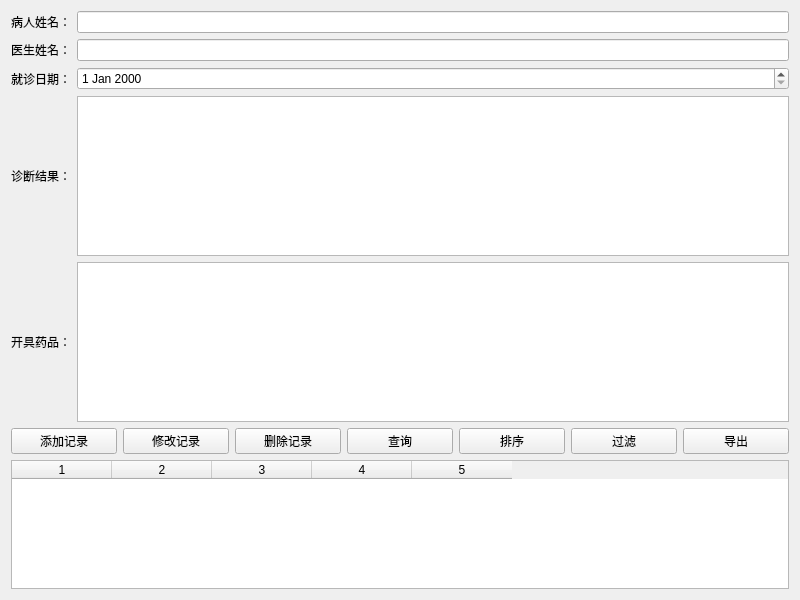
<?xml version="1.0" encoding="UTF-8"?>
<ui version="4.0">
 <class>VisitRecordView</class>
 <widget class="QWidget" name="VisitRecordView">
  <property name="geometry">
   <rect>
    <x>0</x>
    <y>0</y>
    <width>800</width>
    <height>600</height>
   </rect>
  </property>
  <property name="windowTitle">
   <string>就诊记录管理</string>
  </property>
  <layout class="QVBoxLayout" name="mainLayout">
   <!-- 输入框布局 -->
   <item>
    <layout class="QGridLayout" name="inputLayout">
     <item row="0" column="0">
      <widget class="QLabel" name="lblPatientName">
       <property name="text">
        <string>病人姓名：</string>
       </property>
      </widget>
     </item>
     <item row="0" column="1">
      <widget class="QLineEdit" name="editPatientName"/>
     </item>
     <item row="1" column="0">
      <widget class="QLabel" name="lblDoctorName">
       <property name="text">
        <string>医生姓名：</string>
       </property>
      </widget>
     </item>
     <item row="1" column="1">
      <widget class="QLineEdit" name="editDoctorName"/>
     </item>
     <item row="2" column="0">
      <widget class="QLabel" name="lblVisitDate">
       <property name="text">
        <string>就诊日期：</string>
       </property>
      </widget>
     </item>
     <item row="2" column="1">
      <widget class="QDateEdit" name="editVisitDate"/>
     </item>
     <item row="3" column="0">
      <widget class="QLabel" name="lblDiagnosis">
       <property name="text">
        <string>诊断结果：</string>
       </property>
      </widget>
     </item>
     <item row="3" column="1">
      <widget class="QTextEdit" name="editDiagnosis"/>
     </item>
     <item row="4" column="0">
      <widget class="QLabel" name="lblMedicine">
       <property name="text">
        <string>开具药品：</string>
       </property>
      </widget>
     </item>
     <item row="4" column="1">
      <widget class="QTextEdit" name="editMedicine"/>
     </item>
    </layout>
   </item>
   <!-- 按钮布局 -->
   <item>
    <layout class="QHBoxLayout" name="buttonLayout">
     <item>
      <widget class="QPushButton" name="btnAddRecord">
       <property name="text">
        <string>添加记录</string>
       </property>
      </widget>
     </item>
     <item>
      <widget class="QPushButton" name="btnModifyRecord">
       <property name="text">
        <string>修改记录</string>
       </property>
      </widget>
     </item>
     <item>
      <widget class="QPushButton" name="btnDeleteRecord">
       <property name="text">
        <string>删除记录</string>
       </property>
      </widget>
     </item>
     <item>
      <widget class="QPushButton" name="btnQuery">
       <property name="text">
        <string>查询</string>
       </property>
      </widget>
     </item>
     <item>
      <widget class="QPushButton" name="btnSort">
       <property name="text">
        <string>排序</string>
       </property>
      </widget>
     </item>
     <item>
      <widget class="QPushButton" name="btnFilter">
       <property name="text">
        <string>过滤</string>
       </property>
      </widget>
     </item>
     <item>
      <widget class="QPushButton" name="btnExport">
       <property name="text">
        <string>导出</string>
       </property>
      </widget>
     </item>
    </layout>
   </item>
   <!-- 记录显示表格布局 -->
   <item>
    <widget class="QTableWidget" name="tableWidgetRecords">
     <property name="columnCount">
      <number>5</number>
     </property>
     <property name="horizontalHeaderLabels">
      <stringlist>
       <string>病人姓名</string>
       <string>医生姓名</string>
       <string>就诊日期</string>
       <string>诊断结果</string>
       <string>开具药品</string>
      </stringlist>
     </property>
    </widget>
   </item>
  </layout>
 </widget>
 <resources/>
 <connections/>
</ui>
